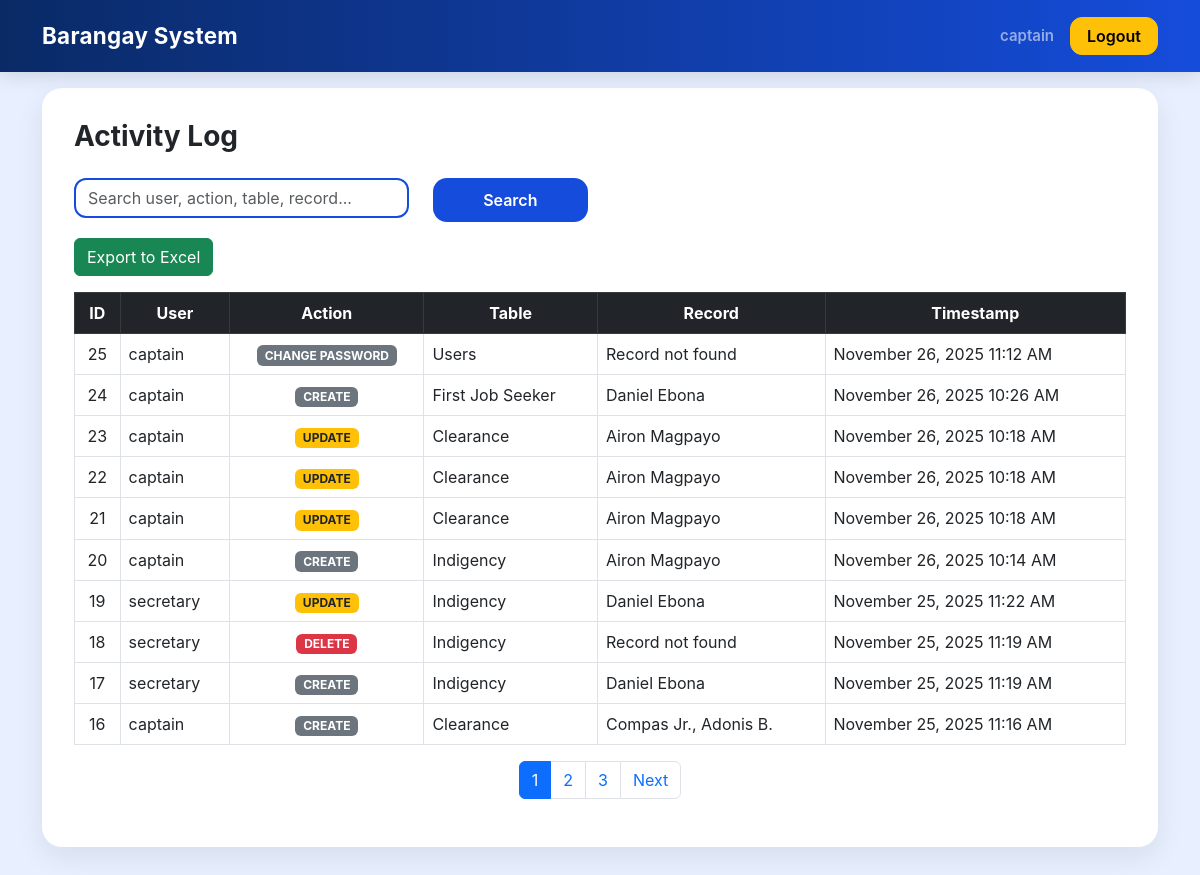
The page /activity_log (signed in) on the database its author committed.
### models.py (models this page shows)
class ActivityLog(db.Model):
    id = db.Column(db.Integer, primary_key=True)
    user = db.Column(db.String(200), nullable=False)
    action = db.Column(db.String(100), nullable=False)
    table_name = db.Column(db.String(100), nullable=False)
    record_id = db.Column(db.Integer)
    timestamp = db.Column(db.DateTime, default=datetime.utcnow, nullable=False)

### app.py (the view, shortened to what this page needs)
    @app.route("/activity_log")
    def activity_log_view():
        if session.get("role") not in ("admin", "staff"):
            return redirect(url_for("auth.login"))
        from sqlalchemy import or_
        q = request.args.get("q", "").strip()
        base_query = ActivityLog.query
        page = int(request.args.get("page", 1))
        per_page = 10
        total_logs = base_query.count()
        logs = base_query.order_by(ActivityLog.timestamp.desc()) \
            .offset((page - 1) * per_page) \
            .limit(per_page) \
            .all()
        gmt8 = timezone(timedelta(hours=8))
        table_map = {
            "barangay_id": BarangayID,
            "clearance": Clearance,
            "indigency": Indigency,
            "good_moral": GoodMoral,
            "first_job_seeker": FirstJobSeeker
        }
        for log in logs:
            if log.timestamp:
                if log.timestamp.tzinfo is None:
                    log.timestamp = log.timestamp.replace(tzinfo=timezone.utc)
                log.timestamp = log.timestamp.astimezone(gmt8)
            Model = table_map.get(log.table_name)
            if Model and log.record_id:
                record = db.session.get(Model, log.record_id)
                log.record_name = getattr(record, "name", "Record not found") if record else "Record not found"
            else:
                log.record_name = "Record not found"
        class PageObj:
            def __init__(self, page, per_page, total):
                self.page = page
                self.per_page = per_page
                self.total = total
            @property
            def has_previous(self):
                return self.page > 1
            @property
            def has_next(self):
                return self.page * self.per_page < self.total
            @property
            def next_page_number(self):
                return self.page + 1
            @property
            def num_pages(self):
                from math import ceil
                return ceil(self.total / self.per_page)
        page_obj = PageObj(page, per_page, total_logs)
        return render_template(
            "activity_log.html",
            logs=logs,
            page_obj=page_obj
        )

### templates/activity_log.html (shortened to what this page needs)
{% extends 'base.html' %}
{% block content %}
<h3 class="fw-bold mb-4">Activity Log</h3>
<form method="get" class="row mb-3">
    <div class="col-md-4">
        <input type="text" name="q" class="form-control" placeholder="Search user, action, table, record..." value="{{ request.args.get('q', '') }}">
    </div>
    <div class="col-md-2">
        <button class="btn btn-primary w-100">Search</button>
    </div>
</form>
<a href="/export-logs-excel" class="btn btn-success mb-3">Export to Excel</a>
<div class="table-responsive">
<table class="table table-bordered table-hover align-middle">
    <thead class="table-dark text-center">
        <tr>
            <th>ID</th>
            <th>User</th>
            <th>Action</th>
            <th>Table</th>
            <th>Record</th>
            <th>Timestamp</th>
        </tr>
    </thead>
    {% set pretty = {
        "barangay_id": "Barangay ID",
        "clearance": "Clearance",
        "indigency": "Indigency",
        "good_moral": "Good Moral",
        "first_job_seeker": "First Job Seeker"
    } %}
    <tbody>
    {% for log in logs %}
        <tr>
            <td class="text-center">{{ log.id }}</td>
            <td>{{ log.user }}</td>
            <td class="text-center">
                {% if log.action == "ADD" %}
                    <span class="badge bg-success">ADD</span>
                {% elif log.action == "UPDATE" %}
                    <span class="badge bg-warning text-dark">UPDATE</span>
                {% elif log.action == "DELETE" %}
                    <span class="badge bg-danger">DELETE</span>
                {% else %}
                    <span class="badge bg-secondary">{{ log.action }}</span>
                {% endif %}
            </td>
            <td>{{ pretty.get(log.table_name, log.table_name.replace('_', ' ').title()) }}</td>
            <td>{{ log.record_name }}</td>
            <td>{{ log.timestamp.strftime("%B %d, %Y %I:%M %p") }}</td>
        </tr>
    {% endfor %}
    </tbody>
</table>
</div>
<nav>
    <ul class="pagination justify-content-center">
        {% for num in range(1, page_obj.num_pages + 1) %}
            <li class="page-item {% if num == page_obj.page %}active{% endif %}">
                <a class="page-link" href="?page={{ num }}&q={{ request.args.get('q', '') }}">
                    {{ num }}
                </a>
            </li>
        {% endfor %}
        {% if page_obj.has_next %}
            <li class="page-item">
                <a class="page-link" href="?page={{ page_obj.next_page_number }}&q={{ request.args.get('q', '') }}">
                    Next
                </a>
            </li>
        {% endif %}
    </ul>
</nav>
{% endblock %}

### templates/base.html (style rules this page uses)
:root { --primary-blue: #154cdb; --primary-blue-dark: #0a2a66; --light-bg: #e8f0ff; --card-radius: 20px; }
body { background: var(--light-bg); font-family: "Inter", sans-serif; }
table.table thead { background: var(--primary-blue) !important; color: white !important; }
input.form-control, select.form-control { border-radius: 12px; border: 2px solid var(--primary-blue); }
.btn-primary { background: var(--primary-blue); border: none; border-radius: 14px; font-weight: 600; padding: 10px 18px; transition: 0.2s; }

### rows shown on the page
ActivityLog: id "25", user "captain", action "CHANGE PASSWORD", get "Users", record_name "Record not found", timestamp "November 26, 2025 11:12 AM"
ActivityLog: id "24", user "captain", action "CREATE", get "First Job Seeker", record_name "Daniel Ebona", timestamp "November 26, 2025 10:26 AM"
ActivityLog: id "23", user "captain", action "UPDATE", get "Clearance", record_name "Airon Magpayo", timestamp "November 26, 2025 10:18 AM"
ActivityLog: id "22", user "captain", action "UPDATE", get "Clearance", record_name "Airon Magpayo", timestamp "November 26, 2025 10:18 AM"
ActivityLog: id "21", user "captain", action "UPDATE", get "Clearance", record_name "Airon Magpayo", timestamp "November 26, 2025 10:18 AM"
ActivityLog: id "20", user "captain", action "CREATE", get "Indigency", record_name "Airon Magpayo", timestamp "November 26, 2025 10:14 AM"
ActivityLog: id "19", user "secretary", action "UPDATE", get "Indigency", record_name "Daniel Ebona", timestamp "November 25, 2025 11:22 AM"
ActivityLog: id "18", user "secretary", action "DELETE", get "Indigency", record_name "Record not found", timestamp "November 25, 2025 11:19 AM"
ActivityLog: id "17", user "secretary", action "CREATE", get "Indigency", record_name "Daniel Ebona", timestamp "November 25, 2025 11:19 AM"
ActivityLog: id "16", user "captain", action "CREATE", get "Clearance", record_name "Compas Jr., Adonis B.", timestamp "November 25, 2025 11:16 AM"

### other values the page prints
{{ session.get('username') }} "captain"
{{ num }} "1" "2" "3"
